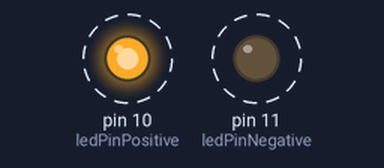
Simulated run of this sketch. Board: Arduino Uno, built with avr-gcc and run on an emulated ATmega328P. Shown: output pins drawn as LEDs (lit = HIGH). Dashed ring = blinking.

Above: at 0.2 s.
Timing chart, 0 to 3.0 s (numbered marks = the images above):
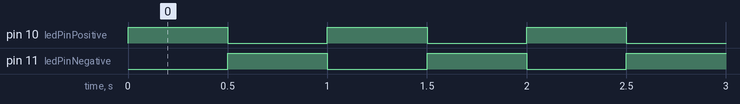

Measured:
- by itself, pin 10 (ledPinPositive), pin 11 (ledPinNegative): alternates HIGH for 0.50 s and LOW for 0.50 s

The sketch:

conmuting_leds_experiments.ino
```cpp
const int ledPinPositive = 10;
const int ledPinNegative = 11;
void setup() {
  pinMode(ledPinPositive, OUTPUT);
  pinMode(ledPinNegative, OUTPUT);
}

void loop() {
    digitalWrite(ledPinPositive, HIGH);
    digitalWrite(ledPinNegative, LOW);

    delay(500);


    digitalWrite(ledPinPositive,LOW );
    digitalWrite(ledPinNegative, HIGH);
     delay(500);
}
```
